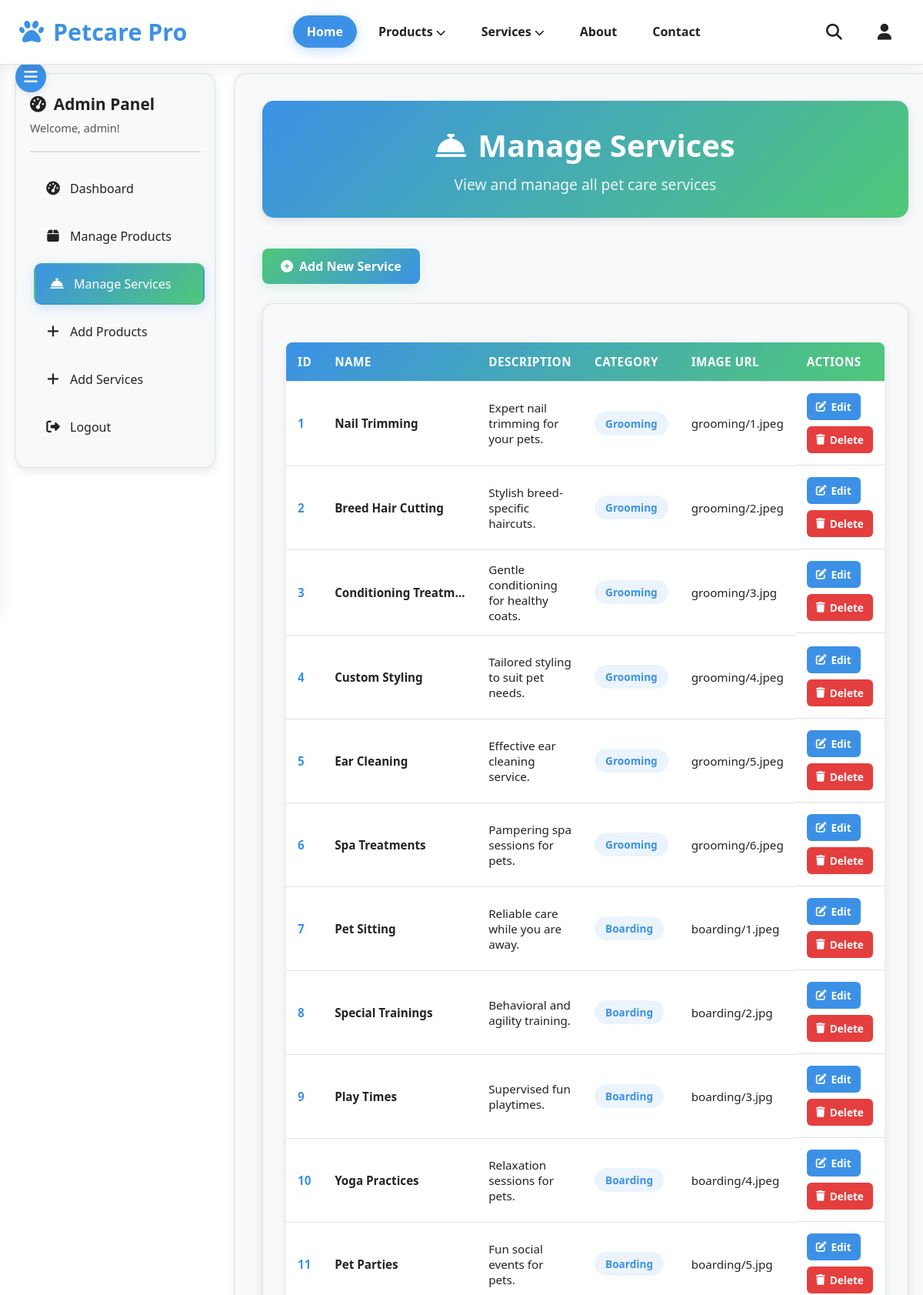
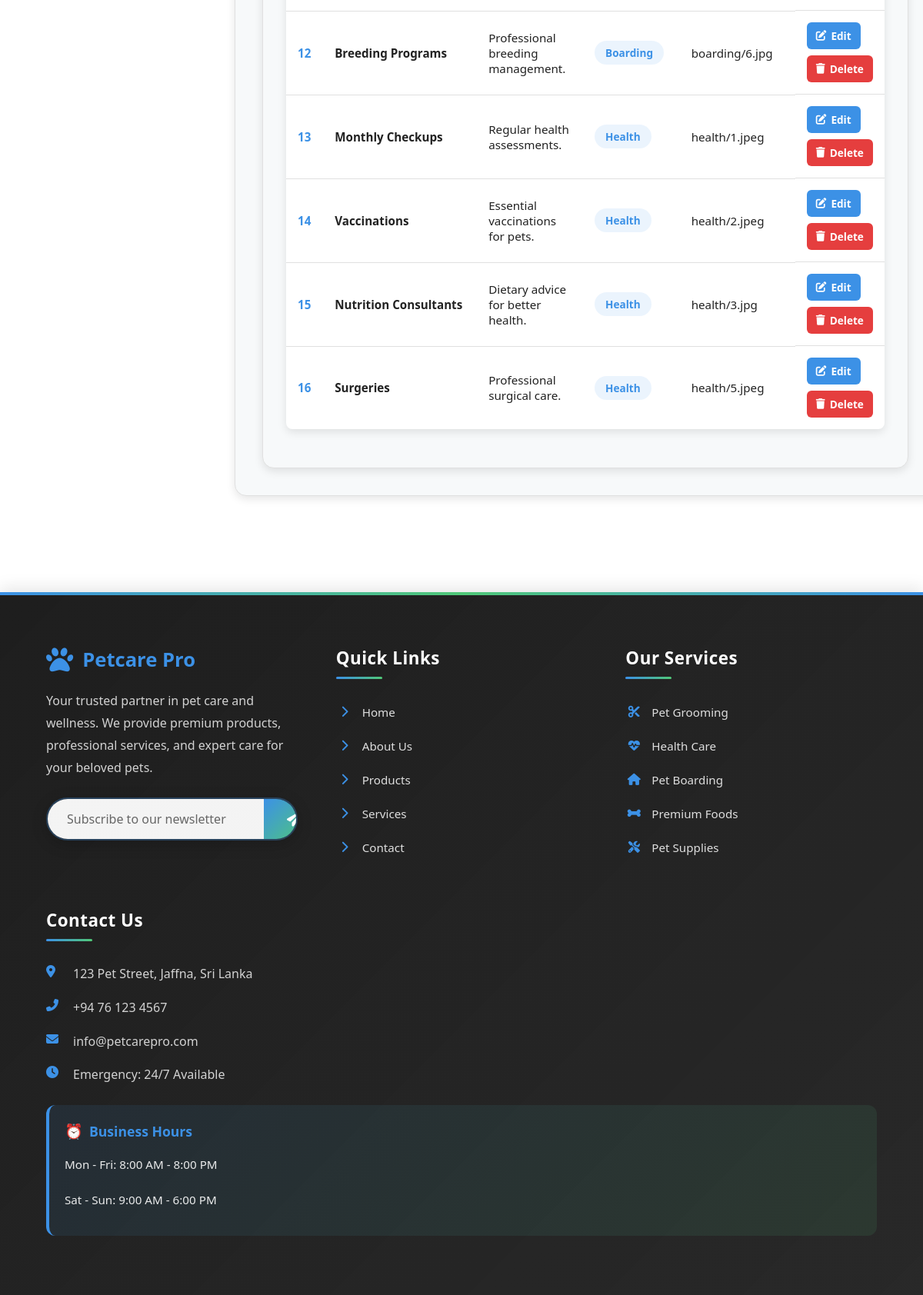
The app's page /admin/manage_services.php (signed in, upper part) with its own data (2 pictures, top to bottom).
### tables this page shows
CREATE TABLE services (
  id INT AUTO_INCREMENT PRIMARY KEY,
  name VARCHAR(255) NOT NULL,
  description TEXT NOT NULL,
  category VARCHAR(100) NOT NULL,
  image_url VARCHAR(255) NOT NULL,
  created_at TIMESTAMP DEFAULT CURRENT_TIMESTAMP
);

### admin/manage_services.php (the view, shortened to what this page needs)
<?php
include '../config/db_connect.php';
$result = $conn->query("SELECT * FROM services");
?>
<!DOCTYPE html>
<html lang="en">
<head>
    <link rel="stylesheet" href="https://cdnjs.cloudflare.com/ajax/libs/font-awesome/6.5.1/css/all.min.css" />
    <link rel="stylesheet" href="../styles/header.css">
    <link rel="stylesheet" href="../styles/footer.css">
    <link rel="stylesheet" href="../styles/admin/common.css">
    <link rel="stylesheet" href="../styles/admin/tables.css">
</head>
<body>
    <?php include '../includes/header.php'; ?>
    <div class="admin-container">
        <div class="admin-layout">
            <aside class="admin-sidebar">
                <div class="sidebar-header">
                    <h3><i class="fas fa-tachometer-alt"></i> Admin Panel</h3>
                    <p>Welcome, <?php echo htmlspecialchars($_SESSION['username'] ?? 'Admin'); ?>!</p>
                </div>
                <nav class="sidebar-nav">
                    <a href="dashboard.php" class="sidebar-nav-item">
                        <i class="fas fa-tachometer-alt"></i> Dashboard
                    </a>
                    <a href="manage_products.php" class="sidebar-nav-item">
                        <i class="fas fa-box"></i> Manage Products
                    </a>
                    <a href="manage_services.php" class="sidebar-nav-item active">
                        <i class="fas fa-concierge-bell"></i> Manage Services
                    </a>
                    <a href="add_products.php" class="sidebar-nav-item">
                        <i class="fas fa-plus"></i> Add Products
                    </a>
                    <a href="add_services.php" class="sidebar-nav-item">
                        <i class="fas fa-plus"></i> Add Services
                    </a>
                    <a href="../auth/logout.php" class="sidebar-nav-item">
                        <i class="fas fa-sign-out-alt"></i> Logout
                    </a>
                </nav>
            </aside>
            <main class="admin-content">
                <div class="admin-header">
                    <h1><i class="fas fa-concierge-bell"></i> Manage Services</h1>
                    <p>View and manage all pet care services</p>
                </div>
                <div class="admin-main">
                    <div class="table-header">
                        <a href="add_services.php" class="btn-add">
                            <i class="fas fa-plus-circle"></i> Add New Service
                        </a>
                    </div>
                    <div class="table-container">
                        <table>
                            <thead>
                                <tr>
                                    <th>ID</th>
                                    <th>Name</th>
                                    <th>Description</th>
                                    <th>Category</th>
                                    <th>Image URL</th>
                                    <th>Actions</th>
                                </tr>
                            </thead>
                            <tbody>
                                <?php while ($service = $result->fetch_assoc()): ?>
                                    <tr>
                                        <td class="table-id"><?= $service['id'] ?></td>
                                        <td class="table-name"><?= htmlspecialchars($service['name']) ?></td>
                                        <td><?= htmlspecialchars($service['description']) ?></td>
                                        <td><span class="table-category"><?= htmlspecialchars($service['category']) ?></span></td>
                                        <td><?= htmlspecialchars($service['image_url']) ?></td>
                                        <td class="table-actions-cell">
                                            <a href="edit_services.php?id=<?= $service['id'] ?>" class="table-action-btn edit">
                                                <i class="fas fa-edit"></i> Edit
                                            </a>
                                            <a href="manage_services.php?delete=<?= $service['id'] ?>" class="table-action-btn delete"
                                               onclick="return confirm('Are you sure you want to delete this service?');">
                                                <i class="fas fa-trash"></i> Delete
                                            </a>
                                        </td>
                                    </tr>
                                <?php endwhile; ?>
                            </tbody>
                        </table>
                    </div>
                </div>
            </main>
        </div>
    </div>
<?php include '../includes/footer.php'; ?>
</body>
</html>

### styles/header.css (style rules this page uses)
:root { --background: #ffffff; --surface: #f7f9fa; --primary-text: #222222; --secondary-text: #555555; --primary-color: #3c91e6; --primary-hover: #2a6ebb; --success: #50c878; --warning: #ffa726; --error: #e53e3e; --white: #ffffff; --border-color: #e0e0e0; --shadow: rgba(0, 0, 0, 0.1); --light-shadow: rgba(0, 0, 0, 0.05); }
* { box-sizing: border-box; margin: 0; padding: 0; }
body { font-family: "Segoe UI", Tahoma, Geneva, Verdana, sans-serif; background-color: var(--background); color: var(--primary-text); min-height: 100vh; padding-top: 70px; }

### styles/footer.css (style rules this page uses)
:root { --background: #ffffff; --surface: #f7f9fa; --primary-text: #222222; --secondary-text: #555555; --primary-color: #3c91e6; --primary-hover: #2a6ebb; --success: #50c878; --warning: #ffa726; --error: #e53e3e; --white: #ffffff; --footer-bg: #1e1e1e; --footer-text: #e0e0e0; --border-color: #e0e0e0; }
* { box-sizing: border-box; margin: 0; padding: 0; }
body { font-family: "Segoe UI", Tahoma, Geneva, Verdana, sans-serif; }

### styles/admin/common.css (style rules this page uses)
:root { --background: #ffffff; --surface: #f7f9fa; --primary-text: #222222; --secondary-text: #555555; --primary-color: #3c91e6; --primary-hover: #2a6ebb; --success: #50c878; --warning: #ffa726; --error: #e53e3e; --white: #ffffff; --border-color: #e0e0e0; --card-shadow: 0 4px 12px rgba(0, 0, 0, 0.1); }
.admin-container { max-width: 1200px; margin: 0 auto; padding: 40px 20px; background-color: var(--background); color: var(--primary-text); min-height: 80vh; }
.admin-layout { display: grid; grid-template-columns: 280px 1fr; gap: 30px; min-height: 70vh; }
.admin-sidebar { background-color: var(--surface); border-radius: 15px; box-shadow: var(--card-shadow); border: 1px solid var(--border-color); padding: 30px 20px; height: fit-content; position: sticky; top: 20px; }
.admin-content { background-color: var(--surface); border-radius: 15px; box-shadow: var(--card-shadow); border: 1px solid var(--border-color); padding: 40px; min-height: 500px; }
.sidebar-nav { display: flex; flex-direction: column; gap: 8px; }
.sidebar-nav-item { display: block; padding: 14px 18px; color: var(--primary-text); text-decoration: none; border-radius: 10px; transition: all 0.3s ease; font-weight: 500; border: 2px solid transparent; display: flex; align-items: center; gap: 12px; }
.sidebar-nav-item:hover, .sidebar-nav-item.active { background: linear-gradient(135deg, var(--primary-color), var(--success)); color: white; transform: translateX(5px); box-shadow: 0 4px 15px rgba(60, 145, 230, 0.2); }
.sidebar-nav-item i { width: 20px; text-align: center; font-size: 1.1rem; }
.sidebar-header { padding-bottom: 20px; margin-bottom: 20px; border-bottom: 2px solid var(--border-color); }
.sidebar-header h3 { font-size: 1.3rem; color: var(--primary-text); margin: 0 0 8px 0; display: flex; align-items: center; gap: 10px; }
.sidebar-header p { font-size: 0.9rem; color: var(--secondary-text); margin: 0; }
.admin-header { text-align: center; margin-bottom: 40px; padding: 30px; background: linear-gradient(135deg, var(--primary-color), var(--success)); border-radius: 15px; color: white; box-shadow: var(--card-shadow); }
.admin-header h1 { font-size: 2.5rem; margin-bottom: 10px; display: flex; align-items: center; justify-content: center; gap: 15px; }
.admin-header p { font-size: 1.2rem; opacity: 0.9; margin: 0; }
@media (max-width: 1200px) { .admin-container { padding: 25px 20px; } }
@media (max-width: 1200px) { .admin-layout { grid-template-columns: 260px 1fr; gap: 25px; } }
@media (max-width: 1200px) { .admin-sidebar { padding: 25px 18px; } }
@media (max-width: 1200px) { .admin-content { padding: 35px; } }

### records on screen
services: id "1", name "Nail Trimming", description "Expert nail trimming for your pets.", category "Grooming", image_url "grooming/1.jpeg"
services: id "2", name "Breed Hair Cutting", description "Stylish breed-specific haircuts.", category "Grooming", image_url "grooming/2.jpeg"
services: id "3", name "Conditioning Treatm…", description "Gentle conditioning for healthy coats.", category "Grooming", image_url "grooming/3.jpg"
services: id "4", name "Custom Styling", description "Tailored styling to suit pet needs.", category "Grooming", image_url "grooming/4.jpeg"
services: id "5", name "Ear Cleaning", description "Effective ear cleaning service.", category "Grooming", image_url "grooming/5.jpeg"
services: id "6", name "Spa Treatments", description "Pampering spa sessions for pets.", category "Grooming", image_url "grooming/6.jpeg"
services: id "7", name "Pet Sitting", description "Reliable care while you are away.", category "Boarding", image_url "boarding/1.jpeg"
services: id "8", name "Special Trainings", description "Behavioral and agility training.", category "Boarding", image_url "boarding/2.jpg"
services: id "9", name "Play Times", description "Supervised fun playtimes.", category "Boarding", image_url "boarding/3.jpg"
services: id "10", name "Yoga Practices", description "Relaxation sessions for pets.", category "Boarding", image_url "boarding/4.jpeg"
services: id "11", name "Pet Parties", description "Fun social events for pets.", category "Boarding", image_url "boarding/5.jpg"
services: id "12", name "Breeding Programs", description "Professional breeding management.", category "Boarding", image_url "boarding/6.jpg"
services: id "13", name "Monthly Checkups", description "Regular health assessments.", category "Health", image_url "health/1.jpeg"
services: id "14", name "Vaccinations", description "Essential vaccinations for pets.", category "Health", image_url "health/2.jpeg"
services: id "15", name "Nutrition Consultants", description "Dietary advice for better health.", category "Health", image_url "health/3.jpg"
services: id "16", name "Surgeries", description "Professional surgical care.", category "Health", image_url "health/5.jpeg"

### other values on screen
$_SESSION['username'] "admin"
